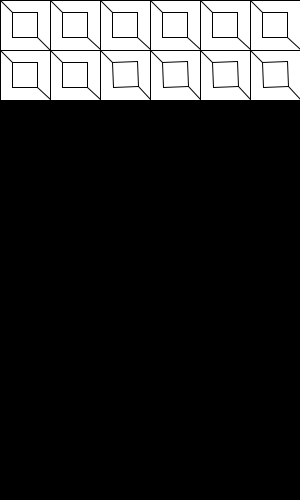
Frame 1 (no input)
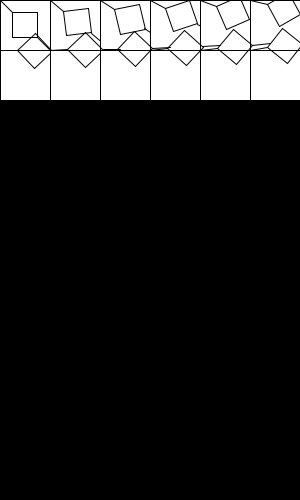
Frame 60 (the mouse pressed at the canvas centre just before this capture)
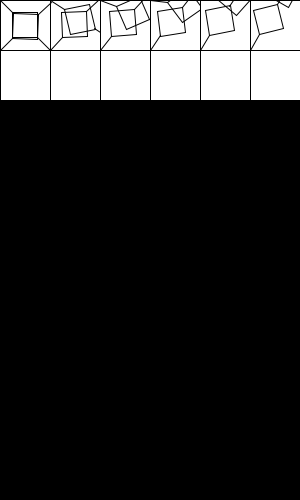
Frame 120 (the mouse held since frame 60 and released just before this capture)

The Processing sketch that drew these frames (run headless with seeded random() and noise(); from frame 60 on, the mouse is pressed at the canvas centre):

// Processing sketch: rotateArray3
// ── rotateArray3.pde
// Number of columns and rows in the grid
int cols = 6;
int rows = 2;


float counter;
float sz = 50;
float sz2 = 25;
int colorStart=25;

int num = 4;
Cell[][] grid;


void setup()
{
  counter=0.0;
  size(300, 500);
  fill(255);
  stroke(255);
  grid = new Cell[rows][cols];
  for (int i = 0; i < rows; i++) {
    for (int j = 0; j < cols; j++) {
      grid[i][j] = new Cell(i*sz, j*sz, sz, sz, i+j, i, j);
    }
  }
}

void draw() {
  background(0);
  // The counter variables i and j are also the column and row numbers and 
  // are used as arguments to the constructor for each object in the grid.  
  for (int i = 0; i < rows; i++) {
    for (int j = 0; j < cols; j++) {
      // Oscillate and display each object
      grid[i][j].display();
      //popMatrix();
    }
    //println("-------------------------------------");
  }
}


//------------------------------------------------------------------
// A Cell object
class Cell {
  // A cell object knows about its location in the grid 
  // as well as its size with the variables x,y,w,h
  float x, y;   // x,y location
  float w, h;   // width and height
  float angle; // angle for oscillating brightness
  float counter;
  int row;
  int col;
  float speed; 

  // Cell Constructor
  Cell(float tempX, float tempY, float tempW, float tempH, float tempAngle, int tempRow, int tempCol) {
    x = tempX;
    y = tempY;
    w = tempW;
    h = tempH;
    angle = tempAngle;
    row = tempRow;
    col = tempCol;
    counter=0.0;
    randomSeed(row+col);
    speed = random(1.0 * col, 10.0 * row) / -10.0;
    //speed = 0.5;
    println(speed);
  } 

  void display() {
    counter++;
    stroke(0);
    fill(colorStart*(row+1)); //, 20*(col+1)); //, row*col);
    fill(255);
    //rect(x,y,w,h); 
    pushMatrix();
    translate(y, x);
    //rotate(counter*TWO_PI/360);

    rect(0, 0, w, h); 
    noFill();
    rotate(counter*speed*TWO_PI/360);
    //pushMatrix();
    line(0, 0, sz2/2, sz2/2);
    //line(x+w, y+h, sz2+(sz2/2), sz2+(sz2/2));
    line(sz, sz, (w/4)+(sz2), h/4+(sz2));
    translate(sz2/2, sz2/2);
    rect(0, 0, w/2, h/2); 
    //line(sz, 0, (w/4)+(sz2), h/4);
    //line(0, sz, (w/4), h/4+(sz2));
    //line(sz, sz, (w/4)+(sz2), h/4+(sz2));
    //rotate(counter*-10*TWO_PI/360);
    //translate(-y*sz, -x*sz);
    //popMatrix();
    popMatrix();
  }
}

class Square {
  float w;
  float x;
  float y;
 
  Square(float tempX, float tempY, float tempW) {
    x = tempX;
    y = tempY;
    w = tempW;
  } 
  
}
